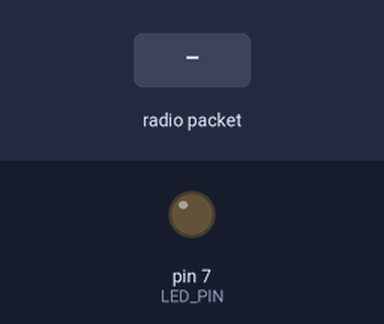
Simulated run of this sketch. Board: Arduino Uno, built with avr-gcc and run on an emulated ATmega328P. On the bench: output pins drawn as LEDs (lit = HIGH). Inputs (shaded band) come from the test bench. No radio packets arrive unless stated; what the sketch prints to the serial monitor is not drawn.

Above: at 1.2 s.
1.3 s: radio packet "D," arrives
2.8 s: radio packet "S" arrives
4.3 s: radio packet "T" arrives
Timing chart, 0 to 7.3 s (numbered marks = the images above; inputs shaded):
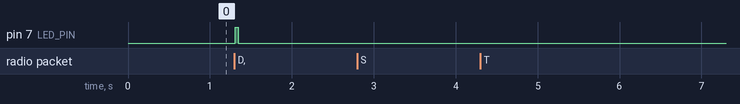

Measured:
- after the input at 1.3 s, pin 7 (LED_PIN): LOW → HIGH at once, → LOW 0.04 s later
- after the input at 2.8 s, every drawn part: stays the same
- after the input at 4.3 s, every drawn part: stays the same

The sketch:

Receiver.ino
```cpp
#include <SPI.h>
#include <LoRa.h>

#define LORA_SS   10
#define LORA_RST  9
#define LORA_DIO0 2

#define LED_PIN 7

/*
  EXPECTED DATA PACKET FORMAT:
  D,AX,AY,AZ,GX,GY,GZ,BT,P,ALT

  D   = Data packet marker
  AX  = Accelerometer X raw value
  AY  = Accelerometer Y raw value
  AZ  = Accelerometer Z raw value
  GX  = Gyroscope X raw value
  GY  = Gyroscope Y raw value
  GZ  = Gyroscope Z raw value
  BT  = BMP280 temperature in Celsius
  P   = Pressure in hPa
  ALT = Estimated altitude in meters
*/

String getCsvValue(String pData, int pIndex) {
  int tStartIndex = 0;
  int tEndIndex = -1;
  int tCurrentIndex = 0;

  while (true) {
    tStartIndex = tEndIndex + 1;
    tEndIndex = pData.indexOf(',', tStartIndex);

    if (tEndIndex == -1) {
      tEndIndex = pData.length();
    }

    if (tCurrentIndex == pIndex) {
      return pData.substring(tStartIndex, tEndIndex);
    }

    if (tEndIndex >= pData.length()) {
      break;
    }

    tCurrentIndex++;
  }

  return "";
}

void blinkLed() {
  digitalWrite(LED_PIN, HIGH);
  delay(40);
  digitalWrite(LED_PIN, LOW);
}

void printTelemetry(String pMessage) {
  String tAx = getCsvValue(pMessage, 1);
  String tAy = getCsvValue(pMessage, 2);
  String tAz = getCsvValue(pMessage, 3);
  String tGx = getCsvValue(pMessage, 4);
  String tGy = getCsvValue(pMessage, 5);
  String tGz = getCsvValue(pMessage, 6);
  String tBmpTemp = getCsvValue(pMessage, 7);
  String tPressure = getCsvValue(pMessage, 8);
  String tAltitude = getCsvValue(pMessage, 9);

  Serial.println("Telemetry data received:");
  Serial.print("  Accelerometer X: ");
  Serial.println(tAx);
  Serial.print("  Accelerometer Y: ");
  Serial.println(tAy);
  Serial.print("  Accelerometer Z: ");
  Serial.println(tAz);

  Serial.print("  Gyroscope X: ");
  Serial.println(tGx);
  Serial.print("  Gyroscope Y: ");
  Serial.println(tGy);
  Serial.print("  Gyroscope Z: ");
  Serial.println(tGz);

  Serial.print("  BMP280 Temperature C: ");
  Serial.println(tBmpTemp);
  Serial.print("  Pressure hPa: ");
  Serial.println(tPressure);
  Serial.print("  Estimated Altitude m: ");
  Serial.println(tAltitude);
}

void setup() {
  Serial.begin(9600);
  while (!Serial);

  Serial.println("Starting receiver..");
  pinMode(LED_PIN, OUTPUT);
  digitalWrite(LED_PIN, LOW);

  Serial.println("LoRa receiver starting...");

  LoRa.setPins(LORA_SS, LORA_RST, LORA_DIO0);

  if (!LoRa.begin(433E6)) {
    Serial.println("LoRa initialization failed.");
    while (1);
  }

  LoRa.setSyncWord(0x12);

  Serial.println("LoRa initialized successfully.");
}

void loop() {
  int tPacketSize = LoRa.parsePacket();

  if (tPacketSize > 0) {
    String tMessage = "";

    while (LoRa.available()) {
      tMessage += (char)LoRa.read();
    }

    Serial.println("----------------");
    Serial.print("Raw packet: ");
    Serial.println(tMessage);

    Serial.print("Packet size: ");
    Serial.println(tPacketSize);

    Serial.print("RSSI: ");
    Serial.println(LoRa.packetRssi());

    Serial.print("SNR: ");
    Serial.println(LoRa.packetSnr());

    if (tMessage == "S") {  //start
      Serial.println("S");
    }
    else if (tMessage == "T") { //stop
      digitalWrite(LED_PIN, LOW);
      Serial.println("T");
    }
    else if (tMessage.startsWith("D,")) {
      blinkLed();
      //printTelemetry(tMessage); -> for Serial Monitor
      Serial.println(tMessage.substring(2));
    }
    else {
      Serial.println("Unknown packet received.");
    }
  }
}
```
